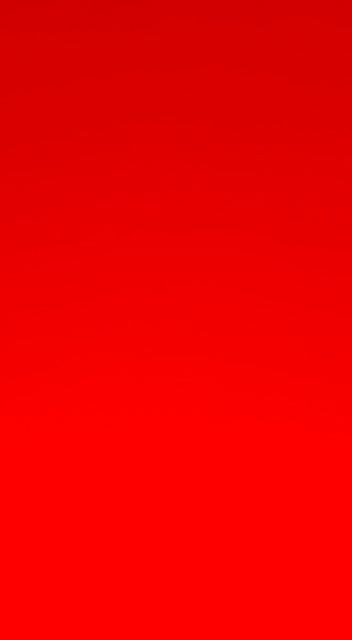
#> input picture frame 25 of heartbeat/test_vids/fingertip_phone2.mp4, 352 x 640 px
$ python fingertip_heartbeat.py
#> lines starting #> are read from the running program, lines starting #| are printed output that depends on the picture
# from imutils.video import VideoStream
import numpy as np
import argparse
import imutils
import time
import cv2
import matplotlib.pyplot as plt
import os

# args = {}
# args['confidence'] = 0.6

# Testing videos
vid_url = "https://192.168.0.14:8080/video"
vid_path = "test_vids/fingertip_phone2.mp4"

out_path = "test_vids/out"


def detect_heartbeat(vid_path, out_path, vid_url=None,):

    # Declaring output path
#> called with vid_path = 'test_vids/fingertip_phone2.mp4', out_path = 'test_vids/out'
    vid_name = os.path.basename(vid_path).split('.')[0]
    save_path = out_path + '/' + vid_name + '_plot.jpg'

    # Initializing video stream
    cap = cv2.VideoCapture(vid_path)
    cap.set(cv2.CAP_PROP_FPS, 30)

    if vid_url:
        cap.open(vid_url)

    # # Image crop
    # x, y, w, h = 800, 500, 100, 100
    # x, y, w, h = 950, 300, 100, 100

    # Creating an array to store average brightness values of video frames
    heartbeat_count = 128
    heartbeat_values = [0]*heartbeat_count
    heartbeat_times = [time.time()]*heartbeat_count

    # Matplotlib graph surface
    fig = plt.figure()
    ax = fig.add_subplot(111)

    # Using input from stream
    while True:
        ret, frame = cap.read()
#> frame is the input picture: shape (640, 352, 3); mean B, G, R 0, 0, 238.4
        if ret is False:
            cv2.imwrite(save_path, plot_img_np)
            cv2.waitKey(1)
            return save_path

        frame = cv2.resize(
            frame, (frame.shape[1], frame.shape[0]), interpolation=cv2.INTER_AREA)

        # Splitting into 3 channels: R, G and B
        b, g, r = cv2.split(frame)
#> b: shape (640, 352); every value is 0
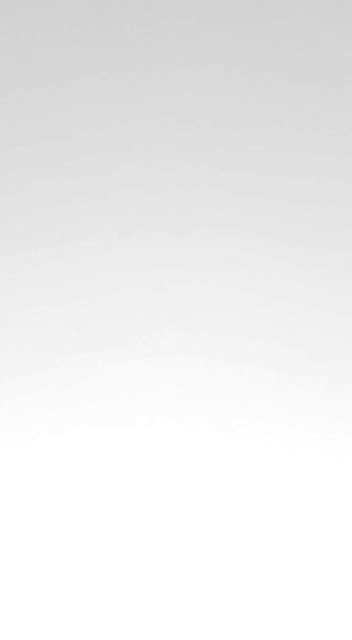
#> r: shape (640, 352); min 208, max 255, mean 238.4

        # crop_img = r[y:y + h, x:x + w]

        # Attempting to reduce noise and smoothen the image by apqplying Gaussian Blur on frame
        blur = cv2.GaussianBlur(r, (5, 5), 0)

        # Update the data and timestamps
        heartbeat_values = heartbeat_values[1:] + [np.average(frame)]
#> heartbeat_values = 128 values from 0 to 79.48
        heartbeat_times = heartbeat_times[1:] + [time.time()]

        # Draw matplotlib graph to numpy array
        ax.plot(heartbeat_times, heartbeat_values)
        fig.canvas.draw()
        plot_img_np = np.fromstring(fig.canvas.tostring_rgb(),
                                    dtype=np.uint8, sep='')
        plot_img_np = plot_img_np.reshape(
            fig.canvas.get_width_height()[::-1] + (3,))
        plt.cla()
        # Display the frames
        cv2.imshow('Blur', blur)
        cv2.imshow('Image', frame)
        cv2.imshow('Graph', plot_img_np)
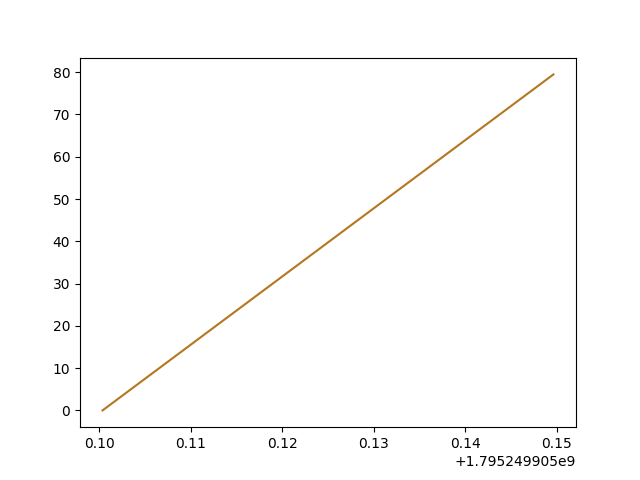
#> window 'Graph': shape (480, 640, 3); mean B, G, R 251.4, 251.7, 252
        cv2.imwrite(save_path, plot_img_np)

        if cv2.waitKey(1) & 0xFF == ord('q'):
#> (key q is pressed here)
            break

        # [22 lines of commented-out code are left out]

    cv2.destroyAllWindows()
    cap.release()

    return save_path


if __name__ == "__main__":

    save_path = detect_heartbeat(vid_path, out_path)
    print(save_path)

$ run again, starting later in the video
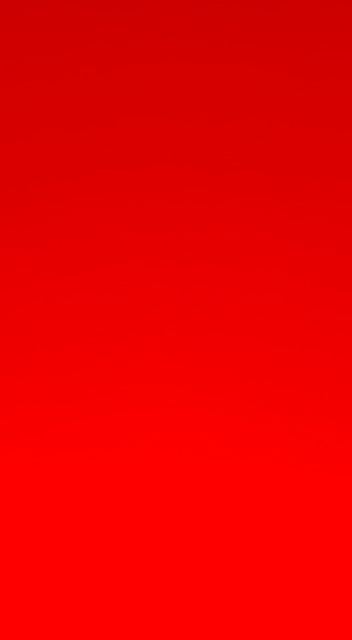
#> input picture frame 113 of heartbeat/test_vids/fingertip_phone2.mp4, 352 x 640 px
#> in detect_heartbeat, frame is the input picture: shape (640, 352, 3); mean B, G, R 0, 0, 235.4
#> b: shape (640, 352); every value is 0
#> heartbeat_values = 128 values from 0 to 78.48
#> in detect_heartbeat, `cv2.imshow('Graph', plot_img_np)`:
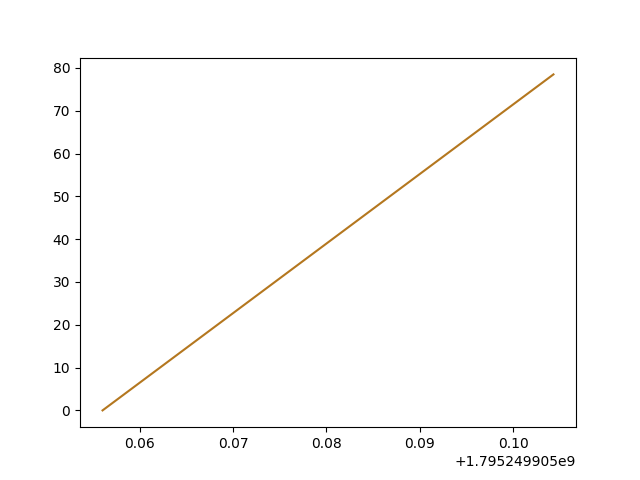
#> window 'Graph': shape (480, 640, 3); mean B, G, R 251.4, 251.8, 252

$ run again, starting later in the video
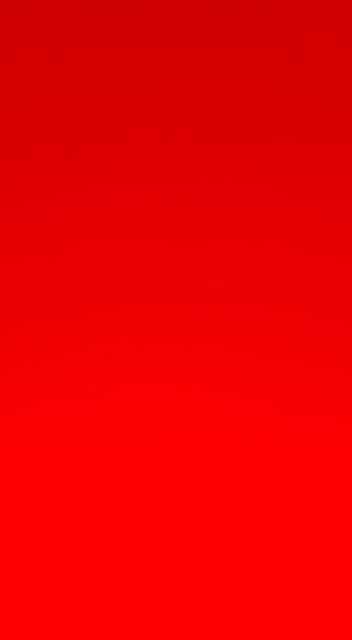
#> input picture frame 201 of heartbeat/test_vids/fingertip_phone2.mp4, 352 x 640 px
#> in detect_heartbeat, frame is the input picture: shape (640, 352, 3); mean B, G, R 0, 0, 237.6
#> b: shape (640, 352); every value is 0
#> heartbeat_values = 128 values from 0 to 79.19
#> in detect_heartbeat, `cv2.imshow('Graph', plot_img_np)`:
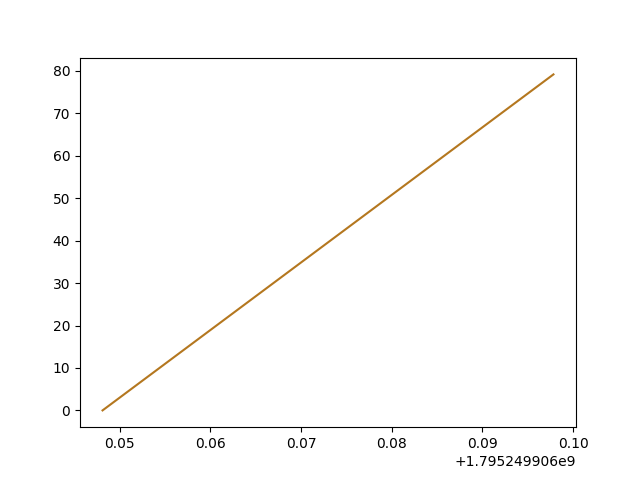
#> window 'Graph': shape (480, 640, 3); mean B, G, R 251.4, 251.7, 251.9
